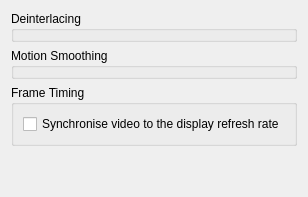
       <widget class="QWidget" name="video_deint">
        <layout class="QVBoxLayout" name="verticalLayout_32">
         <item>
          <widget class="DeintWidget" name="deinterlacing">
           <property name="title">
            <string>Deinterlacing</string>
           </property>
          </widget>
         </item>
         <item>
          <widget class="MotionIntrplOptionWidget" name="motion_interpolation">
           <property name="title">
            <string>Motion Smoothing</string>
           </property>
          </widget>
         </item>
         <item>
          <widget class="QGroupBox" name="frame_timing">
           <property name="title">
            <string>Frame Timing</string>
           </property>
           <layout class="QVBoxLayout" name="verticalLayout_frame_timing">
            <item>
             <widget class="QCheckBox" name="video_display_sync">
              <property name="toolTip">
               <string>Time video against the display refresh rate instead of the audio clock, resampling audio to match. This removes judder when the frame rate does not divide the refresh rate evenly. Turn it off to use the audio clock, which never resamples audio.</string>
              </property>
              <property name="text">
               <string>Synchronise video to the display refresh rate</string>
              </property>
             </widget>
            </item>
           </layout>
          </widget>
         </item>
         <item>
          <spacer name="verticalSpacer_7">
           <property name="orientation">
            <enum>Qt::Vertical</enum>
           </property>
           <property name="sizeHint" stdset="0">
            <size>
             <width>20</width>
             <height>40</height>
            </size>
           </property>
          </spacer>
         </item>
        </layout>
       </widget>
